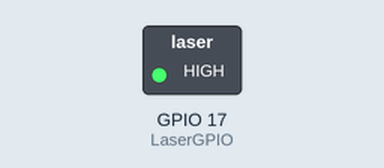
Bench run of a program on a simulated Raspberry Pi (BCM pin numbers). On the bench: switched loads named in the program (green lamp = pin HIGH). Dashed ring = blinking. What the program prints to the terminal is not drawn.

Above: at 0.5 s.
Timing chart, 0 to 4.6 s (numbered marks = the images above):
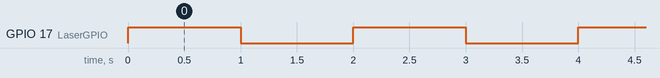

The program:

laser.py
```python
#!/usr/bin/env python

# Control Lasermodule from Raspberry Pi
# https://raspberrytips.nl/laser-module-aansturen-via-gpio/

import RPi.GPIO as GPIO
import time

LaserGPIO = 17 # --> PIN11/GPIO17

def setup():
    GPIO.setmode(GPIO.BCM)
    GPIO.setup(LaserGPIO, GPIO.OUT)
    GPIO.output(LaserGPIO, GPIO.HIGH)

def loop():
    while True:
          print 'Laser=on'
          GPIO.output(LaserGPIO, GPIO.HIGH) # led on
          time.sleep(1.0)
          print 'Laser=off'
          GPIO.output(LaserGPIO, GPIO.LOW) # led off
          time.sleep(1.0)

def destroy():
    GPIO.output(LaserGPIO, GPIO.LOW)
    GPIO.cleanup()

if __name__ == '__main__':
    setup()

try:
    loop()

except KeyboardInterrupt:
    destroy()
```

Measured:
- by itself, GPIO 17 (LaserGPIO): alternates HIGH for 1.0 s and LOW for 1.0 s
